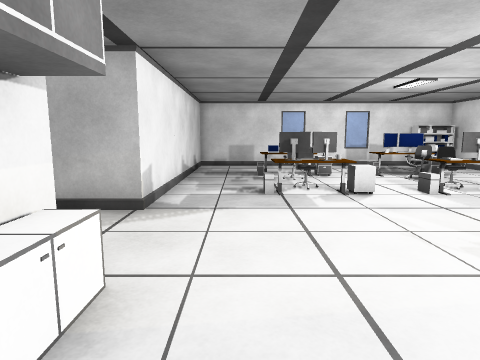
[1] (above)

16 first-person views from a walk through a scene from a Unity 3-D project. The camera is 1.4 m above the floor, tilts 8° down and sees 75° across. The floor is counted in squares, 1 m on a side. Each view is taken from the middle of a square. On the plan, view 1 faces up. The plan holds only what a view shows up to about 14 squares ahead; the rest is blank. The place goes on beyond the plan.

[2]
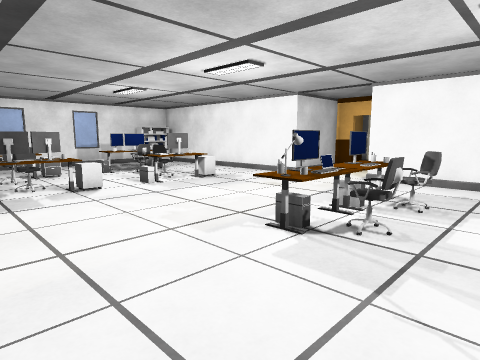

[3]
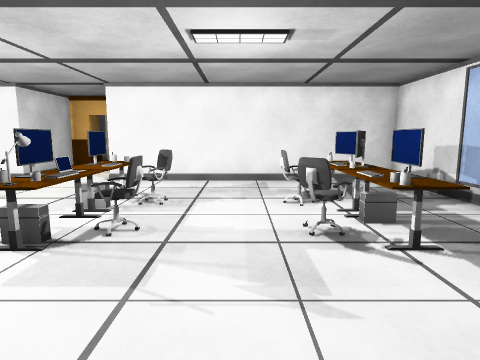

[4]
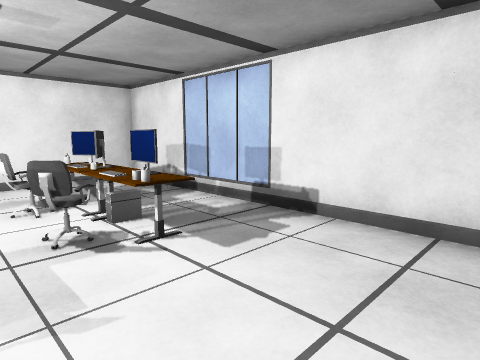

[5]
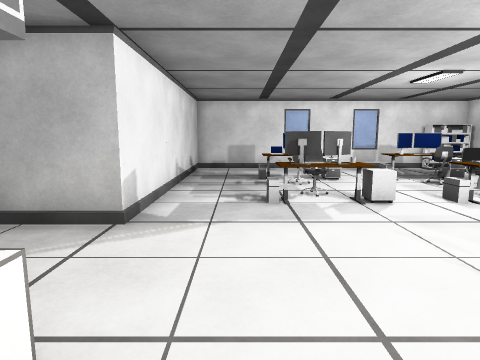

[6]
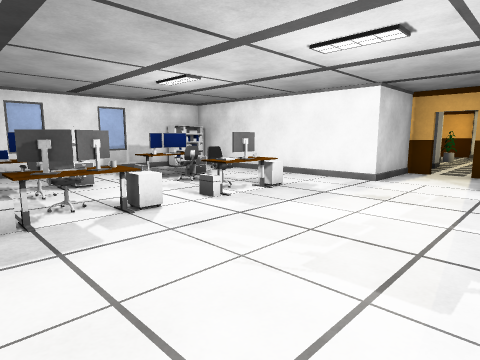

[7]
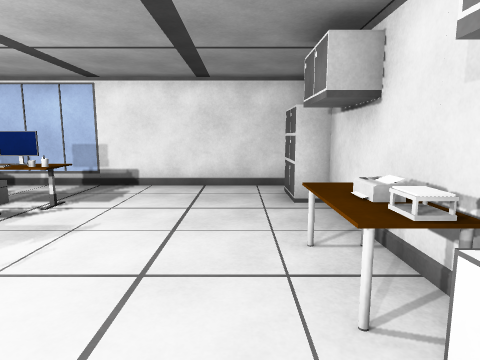

[8]
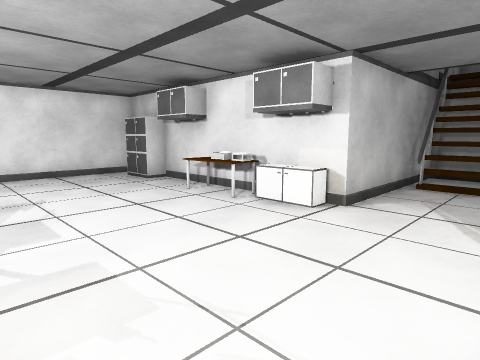

[9]
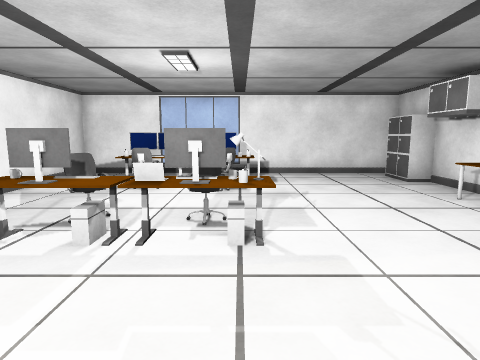

[10]
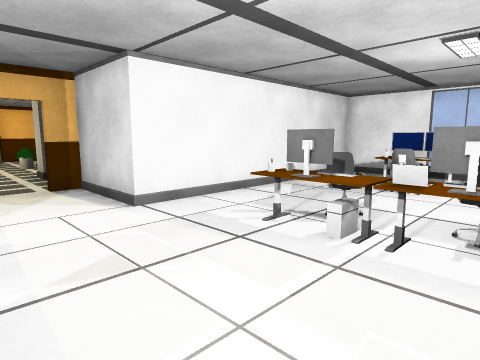

[11]
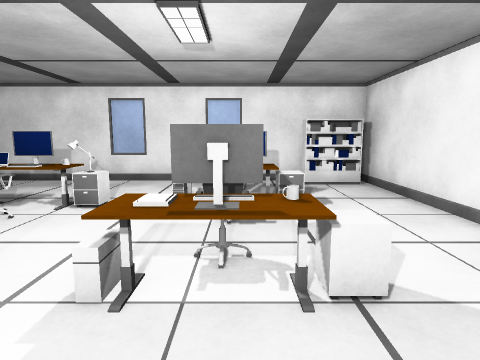

[12]
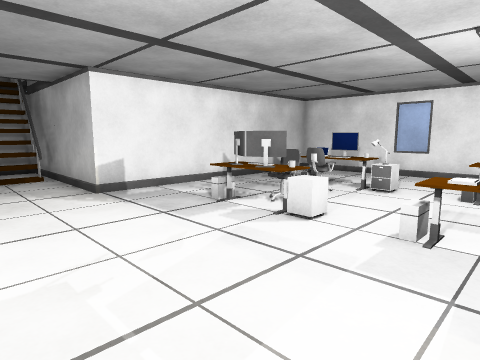

[13]
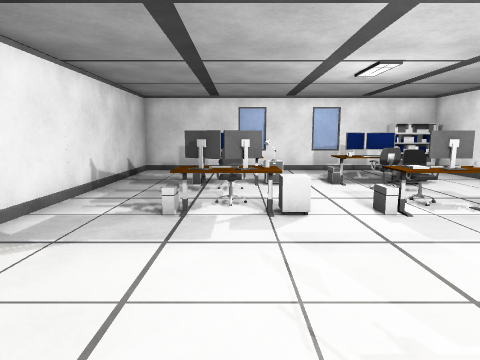

[14]
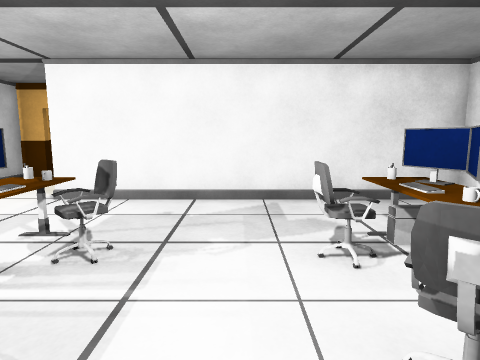

[15]
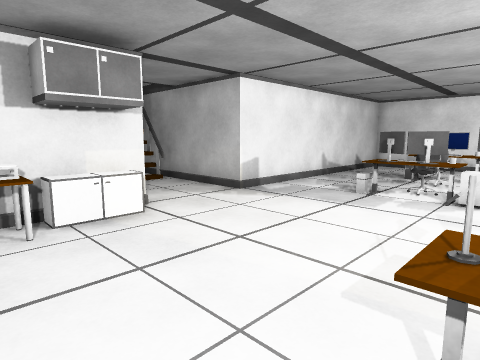

[16]
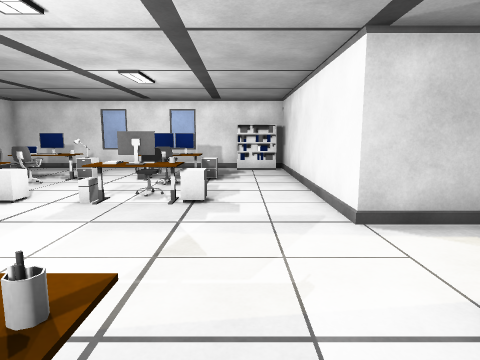

### Floor plan
Key: @ floor where view 1 was taken; # wall or solid block; x gap in a wall; . floor; ^ raised ledge; S shelf; M monitor; C cabinet; H chair; L laptop; U mug; K keyboard; P printer; O other object.
Columns run from 8 left of view 1 to 15 right of it. Each row starts with its distance up from view 1.
 15       #############
 14       #.........SS#
 13       #...........#
 12       #..OM..OM...#
 11       #..#OOC#OC..#
 10       #...H...H...#
  9       #...H...H...#
  8       #..#OC.#MC..#
  7       #..#M..##...#
  6 #######...........######
  5 #^O..................x.
  4 #^O..................x.
  3 #######.....O.....####
  2       CC...OOLOOO.#
  1       #C....HHHH..#
  0       #P@.........#
 -1       #O..........#
 -2       #.....HHHH..#
 -3       #....OOOUK..#
 -4       CC....OOMM..#
 -5        C..........#
 -6       #############

Positions as (right, up) in squares from view 1, and headings:
1: (0, 0), facing up
2: (0, -1), facing up-right
3: (0, -1), facing right
4: (0, -1), facing down-right
5: (0, 1), facing up
6: (0, 2), facing up-right
7: (0, 3), facing down
8: (4, 6), facing down-left
9: (4, 6), facing down
10: (4, 6), facing down-right
11: (6, 5), facing up
12: (6, 3), facing up-left
13: (2, 2), facing up
14: (3, -1), facing right
15: (4, 0), facing up-left
16: (8, 1), facing up
